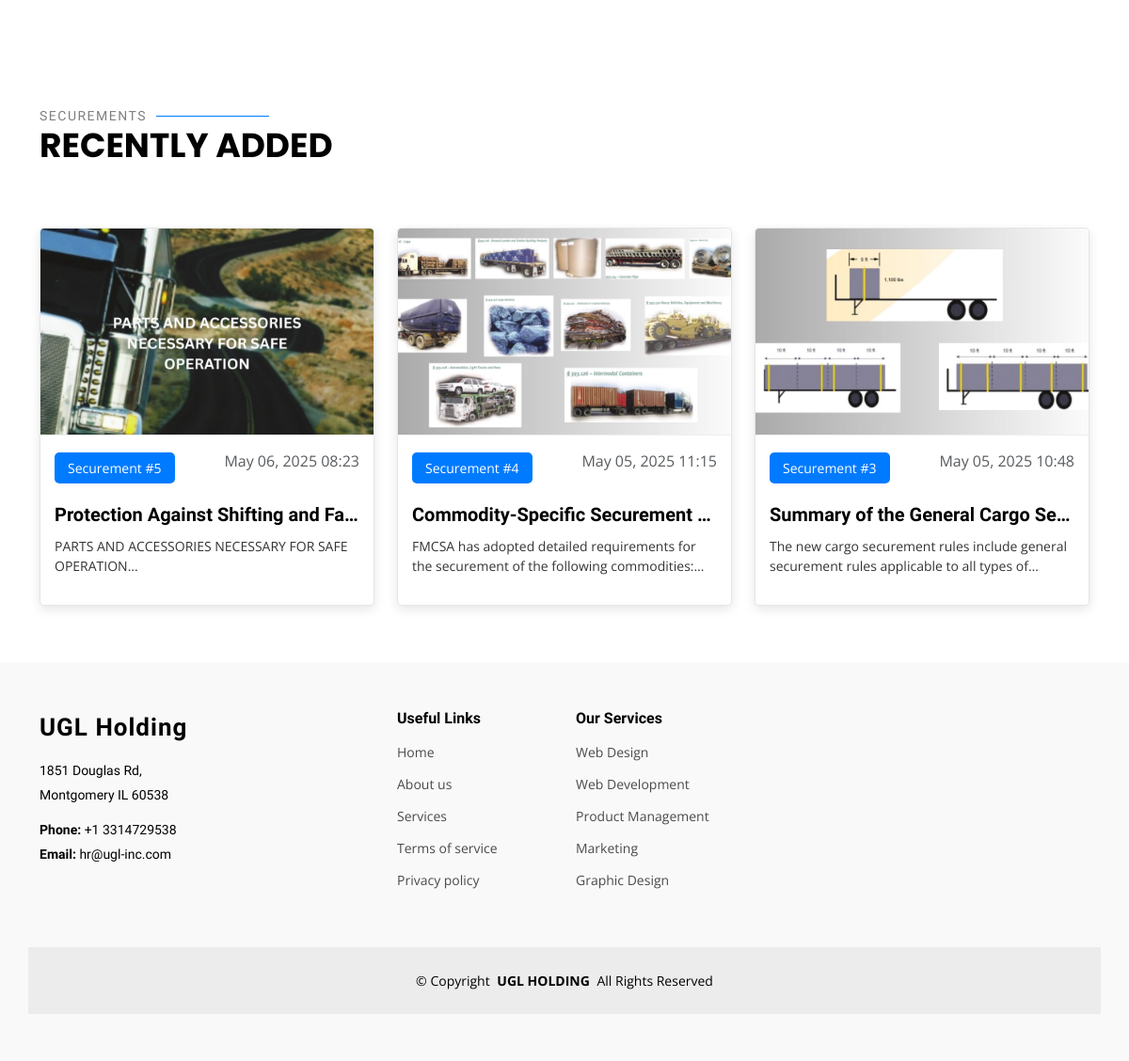
The app's page / (lower part), older data.
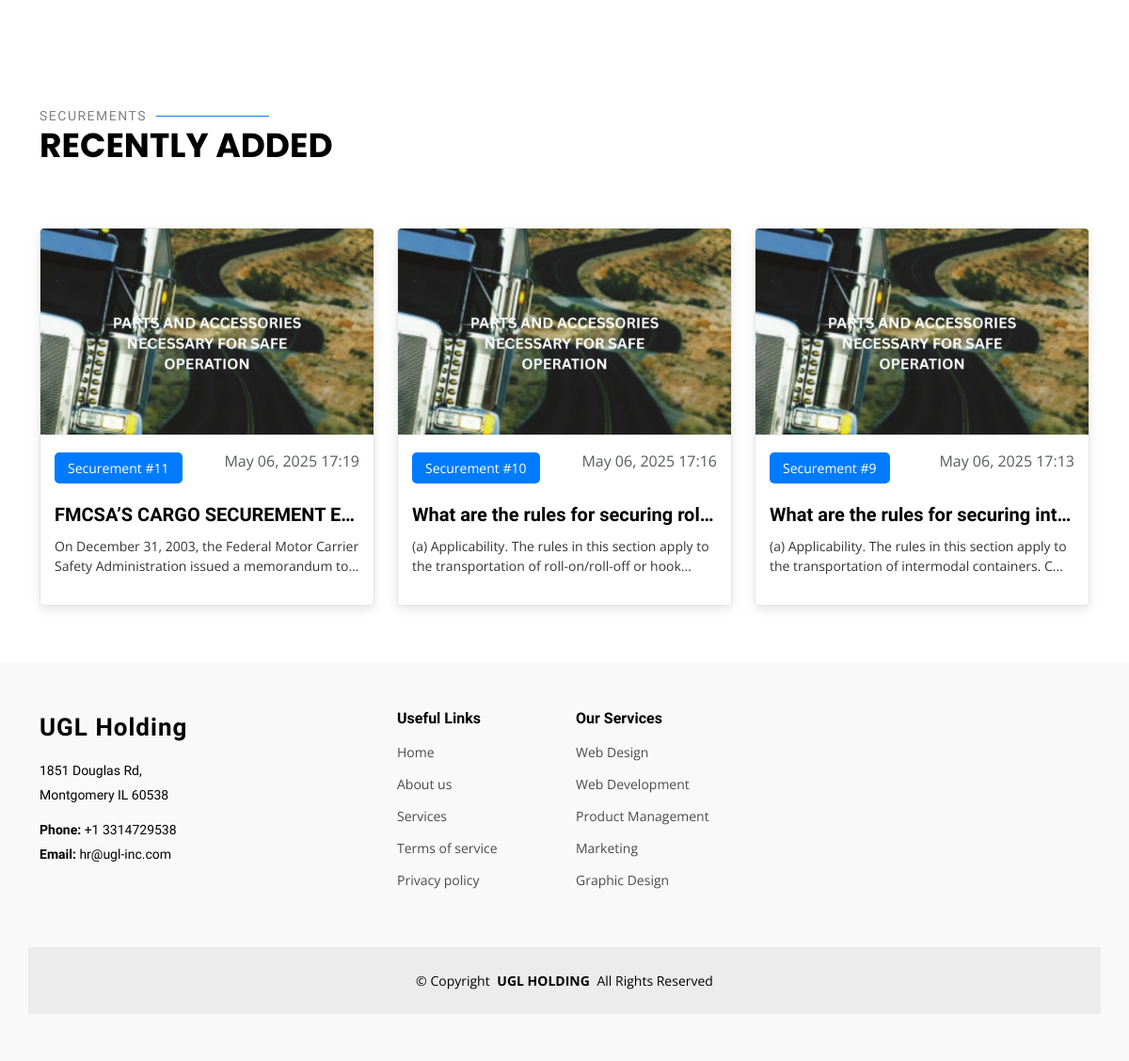
The same page, newer data.
### app/models.py (models this page shows, shortened)
class Course(models.Model):
    title = models.CharField(max_length=255)
    category = models.CharField(max_length=100)
    description = models.TextField()
    image = models.ImageField(upload_to='courses/')
    uploaded_at = models.DateTimeField(default=now)

### app/views.py (the view)
# urls.py: path('', index, name='index'),
def index(request):
    if request.method == 'POST':
        form = RegistrationForm(request.POST)
        if form.is_valid():
            form.save()
            return redirect('index')  # reload after successful registration
    else:
        form = RegistrationForm()
    courses = Course.objects.order_by('-id')[:3]  # or '-created_at' if you added that field
    return render(request, 'index.html', {'form': form, 'courses': courses})

### app/templates/index.html (shortened to what this page needs)
{% load static %}
<!DOCTYPE html>
<html lang="en">
<head>
  <link href="{% static 'assets/vendor/bootstrap/css/bootstrap.min.css' %}" rel="stylesheet">
  <link href="{% static 'assets/vendor/bootstrap-icons/bootstrap-icons.css' %}" rel="stylesheet">
  <link href="{% static 'assets/vendor/aos/aos.css' %}" rel="stylesheet">
  <link href="{% static 'assets/vendor/glightbox/css/glightbox.min.css' %}" rel="stylesheet">
  <link href="{% static 'assets/vendor/swiper/swiper-bundle.min.css' %}" rel="stylesheet">
  <link href="{% static 'assets/css/main.css' %}" rel="stylesheet">
</head>
<body class="index-page">
  <main class="main">
    <section id="about" class="about section">
    </section>
    <section id="courses" class="courses section">
      <div class="container section-title" data-aos="fade-up">
        <h2>SECUREMENTS</h2>
        <p>RECENTLY ADDED</p>
      </div>
      <div class="container">
        <div class="row">
          {% for course in courses %}
          <div class="col-lg-4 col-md-6 d-flex align-items-stretch" data-aos="zoom-in" data-aos-delay="100">
            <div class="course-item">
              <img src="{{ course.image.url }}" class="img-fluid" alt="{{ course.title }}">
              <div class="course-content">
                <div class="d-flex justify-content-between align-items-center mb-3">
                  <p class="category">{{ course.category }}</p>
                  <p class="text-muted">{{ course.uploaded_at|date:"M d, Y H:i" }}</p>
                </div>
                <h3><a href="{% url 'course_detail' course.id %}">{{ course.title }}</a></h3>
                <p class="description">{{ course.description|slice:":100" }}...</p>
              </div>
            </div>
          </div>
          {% endfor %}
        </div>
      </div>
    </section>
  </main>
  {% include 'partials/footer.html' %}
</body>
</html>

Row changes from the older to the newer data that the page shows:
no longer on this page (row unchanged): Course: image (picture), category "Securement #5", uploaded_at "May 06, 2025 08:23", title "Protection Against Shifting and Fa…", description "PARTS AND ACCESSORIES NECESSARY FOR SAFE OPERATION"
no longer on this page (row unchanged): Course: image (picture), category "Securement #4", uploaded_at "May 05, 2025 11:15", title "Commodity-Specific Securement…", description "FMCSA has adopted detailed requirements for the securement of the following…"
no longer on this page (row unchanged): Course: image (picture), category "Securement #3", uploaded_at "May 05, 2025 10:48", title "Summary of the General Cargo Se…", description "The new cargo securement rules include general securement rules applicable to all types…"
added Course: image (picture), category "Securement #11", uploaded_at "May 06, 2025 17:19", title "FMCSA’S CARGO SECUREMENT E…", description "On December 31, 2003, the Federal Motor Carrier Safety Administration issued a memorandum…"
added Course: image (picture), category "Securement #10", uploaded_at "May 06, 2025 17:16", title "What are the rules for securing rol…", description "(a) Applicability. The rules in this section apply to the transportation of roll-on/roll-off or hook"
added Course: image (picture), category "Securement #9", uploaded_at "May 06, 2025 17:13", title "What are the rules for securing int…", description "(a) Applicability. The rules in this section apply to the transportation of intermodal containers. C"
